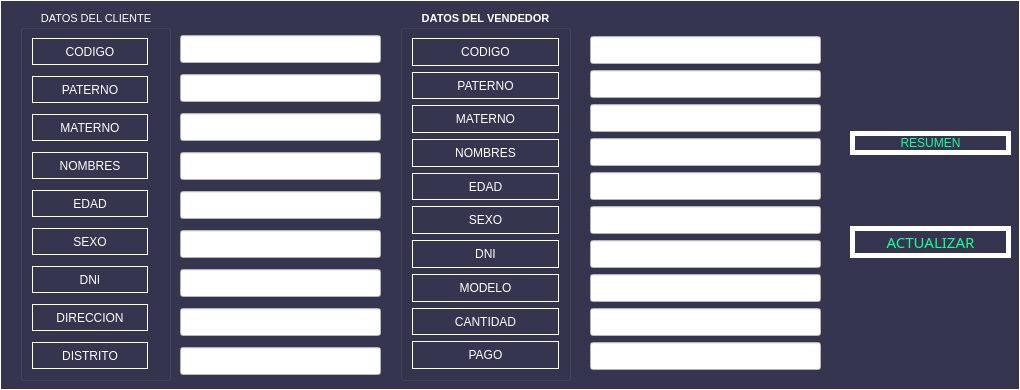
                          <widget class="QFrame" name="frame_19">
                           <property name="minimumSize">
                            <size>
                             <width>0</width>
                             <height>0</height>
                            </size>
                           </property>
                           <property name="maximumSize">
                            <size>
                             <width>16777215</width>
                             <height>16777215</height>
                            </size>
                           </property>
                           <property name="styleSheet">
                            <string notr="true">QFrame{
background-color: rgb(53, 53, 79);
border:1px solid white;
}

QPushButton{
font: 87 11pt &quot;Arial Black&quot;;
background-color: #000000ff;
color: rgb(24, 255, 148);
border-radius:30px;
border:5px solid white;
}
QPushButton:hover{
background-color: rgb(255, 0, 0);
}</string>
                           </property>
                           <property name="frameShape">
                            <enum>QFrame::StyledPanel</enum>
                           </property>
                           <property name="frameShadow">
                            <enum>QFrame::Raised</enum>
                           </property>
                           <widget class="QGroupBox" name="groupBox_3">
                            <property name="geometry">
                             <rect>
                              <x>20</x>
                              <y>10</y>
                              <width>151</width>
                              <height>371</height>
                             </rect>
                            </property>
                            <property name="font">
                             <font>
                              <family>Arial</family>
                              <pointsize>8</pointsize>
                             </font>
                            </property>
                            <property name="styleSheet">
                             <string notr="true">color: rgb(255, 255, 255);</string>
                            </property>
                            <property name="title">
                             <string>DATOS DEL CLIENTE</string>
                            </property>
                            <property name="alignment">
                             <set>Qt::AlignCenter</set>
                            </property>
                            <layout class="QVBoxLayout" name="verticalLayout_27">
                             <property name="spacing">
                              <number>11</number>
                             </property>
                             <property name="rightMargin">
                              <number>20</number>
                             </property>
                             <item>
                              <widget class="QLabel" name="label_17">
                               <property name="text">
                                <string>CODIGO</string>
                               </property>
                               <property name="alignment">
                                <set>Qt::AlignCenter</set>
                               </property>
                              </widget>
                             </item>
                             <item>
                              <widget class="QLabel" name="label_12">
                               <property name="text">
                                <string>PATERNO</string>
                               </property>
                               <property name="alignment">
                                <set>Qt::AlignCenter</set>
                               </property>
                              </widget>
                             </item>
                             <item>
                              <widget class="QLabel" name="label_13">
                               <property name="text">
                                <string>MATERNO</string>
                               </property>
                               <property name="alignment">
                                <set>Qt::AlignCenter</set>
                               </property>
                              </widget>
                             </item>
                             <item>
                              <widget class="QLabel" name="label_14">
                               <property name="text">
                                <string>NOMBRES</string>
                               </property>
                               <property name="alignment">
                                <set>Qt::AlignCenter</set>
                               </property>
                              </widget>
                             </item>
                             <item>
                              <widget class="QLabel" name="label_20">
                               <property name="text">
                                <string>EDAD</string>
                               </property>
                               <property name="alignment">
                                <set>Qt::AlignCenter</set>
                               </property>
                              </widget>
                             </item>
                             <item>
                              <widget class="QLabel" name="label_15">
                               <property name="text">
                                <string>SEXO</string>
                               </property>
                               <property name="alignment">
                                <set>Qt::AlignCenter</set>
                               </property>
                              </widget>
                             </item>
                             <item>
                              <widget class="QLabel" name="label_18">
                               <property name="text">
                                <string>DNI</string>
                               </property>
                               <property name="alignment">
                                <set>Qt::AlignCenter</set>
                               </property>
                              </widget>
                             </item>
                             <item>
                              <widget class="QLabel" name="label_21">
                               <property name="text">
                                <string>DIRECCION</string>
                               </property>
                               <property name="alignment">
                                <set>Qt::AlignCenter</set>
                               </property>
                              </widget>
                             </item>
                             <item>
                              <widget class="QLabel" name="label_22">
                               <property name="text">
                                <string>DISTRITO</string>
                               </property>
                               <property name="alignment">
                                <set>Qt::AlignCenter</set>
                               </property>
                              </widget>
                             </item>
                            </layout>
                           </widget>
                           <widget class="QGroupBox" name="groupBox_4">
                            <property name="geometry">
                             <rect>
                              <x>400</x>
                              <y>10</y>
                              <width>171</width>
                              <height>371</height>
                             </rect>
                            </property>
                            <property name="font">
                             <font>
                              <family>Arial</family>
                              <pointsize>8</pointsize>
                              <weight>75</weight>
                              <bold>true</bold>
                             </font>
                            </property>
                            <property name="styleSheet">
                             <string notr="true">color: rgb(255, 255, 255);</string>
                            </property>
                            <property name="title">
                             <string>DATOS DEL VENDEDOR</string>
                            </property>
                            <property name="alignment">
                             <set>Qt::AlignCenter</set>
                            </property>
                            <layout class="QVBoxLayout" name="verticalLayout_28">
                             <item>
                              <layout class="QVBoxLayout" name="verticalLayout_29">
                               <item>
                                <widget class="QLabel" name="label_35">
                                 <property name="text">
                                  <string>CODIGO</string>
                                 </property>
                                 <property name="alignment">
                                  <set>Qt::AlignCenter</set>
                                 </property>
                                </widget>
                               </item>
                               <item>
                                <widget class="QLabel" name="label_23">
                                 <property name="text">
                                  <string>PATERNO</string>
                                 </property>
                                 <property name="alignment">
                                  <set>Qt::AlignCenter</set>
                                 </property>
                                </widget>
                               </item>
                               <item>
                                <widget class="QLabel" name="label_24">
                                 <property name="text">
                                  <string>MATERNO</string>
                                 </property>
                                 <property name="alignment">
                                  <set>Qt::AlignCenter</set>
                                 </property>
                                </widget>
                               </item>
                               <item>
                                <widget class="QLabel" name="label_25">
                                 <property name="text">
                                  <string>NOMBRES</string>
                                 </property>
                                 <property name="alignment">
                                  <set>Qt::AlignCenter</set>
                                 </property>
                                </widget>
                               </item>
                               <item>
                                <widget class="QLabel" name="label_32">
                                 <property name="text">
                                  <string>EDAD</string>
                                 </property>
                                 <property name="alignment">
                                  <set>Qt::AlignCenter</set>
                                 </property>
                                </widget>
                               </item>
                               <item>
                                <widget class="QLabel" name="label_33">
                                 <property name="text">
                                  <string>SEXO</string>
                                 </property>
                                 <property name="alignment">
                                  <set>Qt::AlignCenter</set>
                                 </property>
                                </widget>
                               </item>
                               <item>
                                <widget class="QLabel" name="label_36">
                                 <property name="text">
                                  <string>DNI</string>
                                 </property>
                                 <property name="alignment">
                                  <set>Qt::AlignCenter</set>
                                 </property>
                                </widget>
                               </item>
                               <item>
                                <widget class="QLabel" name="label_82">
                                 <property name="text">
                                  <string>MODELO</string>
                                 </property>
                                 <property name="alignment">
                                  <set>Qt::AlignCenter</set>
                                 </property>
                                </widget>
                               </item>
                               <item>
                                <widget class="QLabel" name="label_83">
                                 <property name="text">
                                  <string>CANTIDAD</string>
                                 </property>
                                 <property name="alignment">
                                  <set>Qt::AlignCenter</set>
                                 </property>
                                </widget>
                               </item>
                               <item>
                                <widget class="QLabel" name="label_84">
                                 <property name="text">
                                  <string>PAGO</string>
                                 </property>
                                 <property name="alignment">
                                  <set>Qt::AlignCenter</set>
                                 </property>
                                </widget>
                               </item>
                              </layout>
                             </item>
                            </layout>
                           </widget>
                           <widget class="QWidget" name="layoutWidget_3">
                            <property name="geometry">
                             <rect>
                              <x>590</x>
                              <y>30</y>
                              <width>231</width>
                              <height>351</height>
                             </rect>
                            </property>
                            <layout class="QVBoxLayout" name="verticalLayout_35">
                             <property name="spacing">
                              <number>0</number>
                             </property>
                             <item>
                              <widget class="QLineEdit" name="a_codigov">
                               <property name="minimumSize">
                                <size>
                                 <width>0</width>
                                 <height>28</height>
                                </size>
                               </property>
                               <property name="styleSheet">
                                <string notr="true">background-color: rgb(255, 255, 255);</string>
                               </property>
                               <property name="text">
                                <string/>
                               </property>
                              </widget>
                             </item>
                             <item>
                              <widget class="QLineEdit" name="a_paternov">
                               <property name="minimumSize">
                                <size>
                                 <width>0</width>
                                 <height>28</height>
                                </size>
                               </property>
                               <property name="styleSheet">
                                <string notr="true">background-color: rgb(255, 255, 255);</string>
                               </property>
                              </widget>
                             </item>
                             <item>
                              <widget class="QLineEdit" name="a_maternov">
                               <property name="minimumSize">
                                <size>
                                 <width>0</width>
                                 <height>28</height>
                                </size>
                               </property>
                               <property name="styleSheet">
                                <string notr="true">background-color: rgb(255, 255, 255);</string>
                               </property>
                              </widget>
                             </item>
                             <item>
                              <widget class="QLineEdit" name="a_nombresv">
                               <property name="minimumSize">
                                <size>
                                 <width>0</width>
                                 <height>28</height>
                                </size>
                               </property>
                               <property name="styleSheet">
                                <string notr="true">background-color: rgb(255, 255, 255);</string>
                               </property>
                              </widget>
                             </item>
                             <item>
                              <widget class="QLineEdit" name="a_edadv">
                               <property name="minimumSize">
                                <size>
                                 <width>0</width>
                                 <height>28</height>
                                </size>
                               </property>
                               <property name="styleSheet">
                                <string notr="true">background-color: rgb(255, 255, 255);</string>
                               </property>
                              </widget>
                             </item>
                             <item>
                              <widget class="QLineEdit" name="a_sexov">
                               <property name="minimumSize">
                                <size>
                                 <width>0</width>
                                 <height>28</height>
                                </size>
                               </property>
                               <property name="styleSheet">
                                <string notr="true">background-color: rgb(255, 255, 255);</string>
                               </property>
                              </widget>
                             </item>
                             <item>
                              <widget class="QLineEdit" name="a_dniv">
                               <property name="minimumSize">
                                <size>
                                 <width>0</width>
                                 <height>28</height>
                                </size>
                               </property>
                               <property name="styleSheet">
                                <string notr="true">background-color: rgb(255, 255, 255);</string>
                               </property>
                              </widget>
                             </item>
                             <item>
                              <widget class="QLineEdit" name="a_modelo">
                               <property name="minimumSize">
                                <size>
                                 <width>0</width>
                                 <height>28</height>
                                </size>
                               </property>
                               <property name="styleSheet">
                                <string notr="true">background-color: rgb(255, 255, 255);</string>
                               </property>
                              </widget>
                             </item>
                             <item>
                              <widget class="QLineEdit" name="a_cantidad">
                               <property name="minimumSize">
                                <size>
                                 <width>0</width>
                                 <height>28</height>
                                </size>
                               </property>
                               <property name="styleSheet">
                                <string notr="true">background-color: rgb(255, 255, 255);</string>
                               </property>
                              </widget>
                             </item>
                             <item>
                              <widget class="QLineEdit" name="a_pago">
                               <property name="minimumSize">
                                <size>
                                 <width>0</width>
                                 <height>28</height>
                                </size>
                               </property>
                               <property name="styleSheet">
                                <string notr="true">background-color: rgb(255, 255, 255);</string>
                               </property>
                               <property name="text">
                                <string/>
                               </property>
                              </widget>
                             </item>
                            </layout>
                           </widget>
                           <widget class="QWidget" name="layoutWidget">
                            <property name="geometry">
                             <rect>
                              <x>180</x>
                              <y>30</y>
                              <width>201</width>
                              <height>351</height>
                             </rect>
                            </property>
                            <layout class="QVBoxLayout" name="verticalLayout_30">
                             <item>
                              <widget class="QLineEdit" name="a_codigov_2">
                               <property name="minimumSize">
                                <size>
                                 <width>0</width>
                                 <height>28</height>
                                </size>
                               </property>
                               <property name="styleSheet">
                                <string notr="true">background-color: rgb(255, 255, 255);</string>
                               </property>
                               <property name="text">
                                <string/>
                               </property>
                              </widget>
                             </item>
                             <item>
                              <widget class="QLineEdit" name="a_paternoc">
                               <property name="minimumSize">
                                <size>
                                 <width>0</width>
                                 <height>28</height>
                                </size>
                               </property>
                               <property name="styleSheet">
                                <string notr="true">background-color: rgb(255, 255, 255);</string>
                               </property>
                              </widget>
                             </item>
                             <item>
                              <widget class="QLineEdit" name="a_maternoc">
                               <property name="minimumSize">
                                <size>
                                 <width>0</width>
                                 <height>28</height>
                                </size>
                               </property>
                               <property name="styleSheet">
                                <string notr="true">background-color: rgb(255, 255, 255);</string>
                               </property>
                              </widget>
                             </item>
                             <item>
                              <widget class="QLineEdit" name="a_nombresc">
                               <property name="minimumSize">
                                <size>
                                 <width>0</width>
                                 <height>28</height>
                                </size>
                               </property>
                               <property name="styleSheet">
                                <string notr="true">background-color: rgb(255, 255, 255);</string>
                               </property>
                              </widget>
                             </item>
                             <item>
                              <widget class="QLineEdit" name="a_edadc">
                               <property name="minimumSize">
                                <size>
                                 <width>0</width>
                                 <height>28</height>
                                </size>
                               </property>
                               <property name="styleSheet">
                                <string notr="true">background-color: rgb(255, 255, 255);</string>
                               </property>
                              </widget>
                             </item>
                             <item>
                              <widget class="QLineEdit" name="a_sexoc">
                               <property name="minimumSize">
                                <size>
                                 <width>0</width>
                                 <height>28</height>
                                </size>
                               </property>
                               <property name="styleSheet">
                                <string notr="true">background-color: rgb(255, 255, 255);</string>
                               </property>
                              </widget>
                             </item>
                             <item>
                              <widget class="QLineEdit" name="a_dnic">
                               <property name="minimumSize">
                                <size>
                                 <width>0</width>
                                 <height>28</height>
                                </size>
                               </property>
                               <property name="styleSheet">
                                <string notr="true">background-color: rgb(255, 255, 255);</string>
                               </property>
                              </widget>
                             </item>
                             <item>
                              <widget class="QLineEdit" name="a_direccionc">
                               <property name="minimumSize">
                                <size>
                                 <width>0</width>
                                 <height>28</height>
                                </size>
                               </property>
                               <property name="styleSheet">
                                <string notr="true">background-color: rgb(255, 255, 255);</string>
                               </property>
                              </widget>
                             </item>
                             <item>
                              <widget class="QLineEdit" name="a_distritoc">
                               <property name="minimumSize">
                                <size>
                                 <width>0</width>
                                 <height>28</height>
                                </size>
                               </property>
                               <property name="styleSheet">
                                <string notr="true">background-color: rgb(255, 255, 255);</string>
                               </property>
                               <property name="text">
                                <string/>
                               </property>
                              </widget>
                             </item>
                            </layout>
                           </widget>
                           <widget class="QWidget" name="layoutWidget">
                            <property name="geometry">
                             <rect>
                              <x>850</x>
                              <y>60</y>
                              <width>161</width>
                              <height>271</height>
                             </rect>
                            </property>
                            <layout class="QVBoxLayout" name="verticalLayout_51">
                             <property name="spacing">
                              <number>0</number>
                             </property>
                             <item>
                              <widget class="QPushButton" name="b_resumen3">
                               <property name="minimumSize">
                                <size>
                                 <width>0</width>
                                 <height>0</height>
                                </size>
                               </property>
                               <property name="text">
                                <string>RESUMEN</string>
                               </property>
                              </widget>
                             </item>
                             <item>
                              <widget class="QPushButton" name="b_actualizar">
                               <property name="font">
                                <font>
                                 <family>Arial Black</family>
                                 <pointsize>11</pointsize>
                                 <weight>10</weight>
                                 <italic>false</italic>
                                 <bold>false</bold>
                                </font>
                               </property>
                               <property name="text">
                                <string>ACTUALIZAR</string>
                               </property>
                              </widget>
                             </item>
                            </layout>
                           </widget>
                          </widget>
